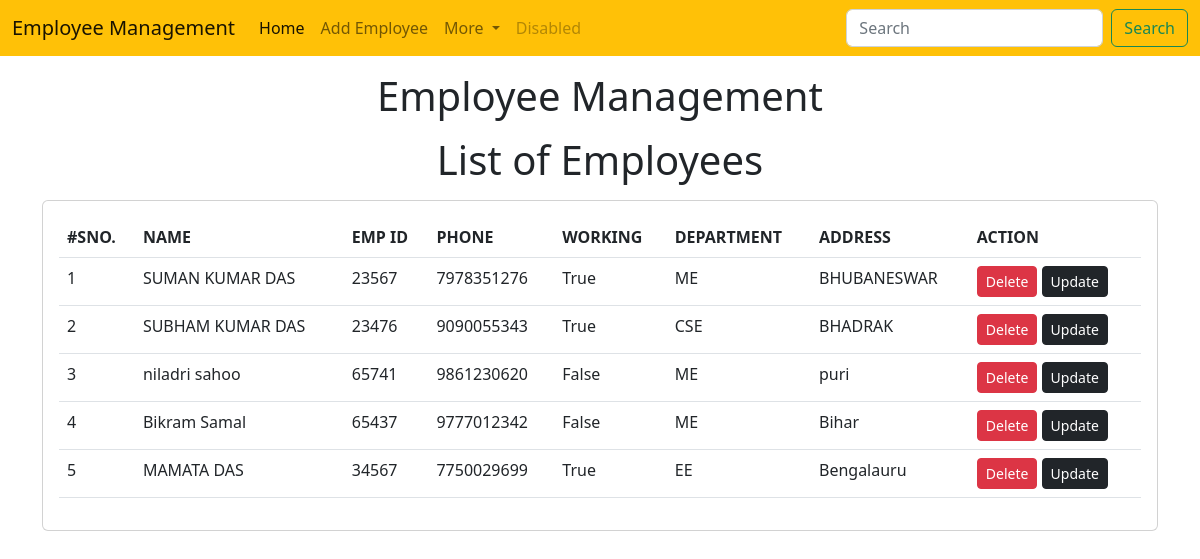
The page /emp/home/ on the database its author committed.
### emp/models.py (models this page shows, shortened)
class Emp(models.Model):
    name=models.CharField(max_length=200)
    emp_id=models.CharField(max_length=200)
    phone=models.CharField(max_length=10)
    address=models.CharField(max_length=150)
    working=models.BooleanField(default=True)
    department=models.CharField(max_length=10)

### emp/views.py (the view)
# urls.py: path("home/",emp_home),
def emp_home(request):
    emps=Emp.objects.all()
    return render(request, "emp/home.html",{
        'emps':emps
    })

### templates/emp/home.html (shortened to what this page needs)
<!DOCTYPE html>
<html lang="en">
  <head>
    <link
      href="https://cdn.jsdelivr.net/npm/bootstrap@5.2.0-beta1/dist/css/bootstrap.min.css"
      rel="stylesheet"
    />
  </head>
  <body>
    {% include 'emp/navbar.html' %}
    <h1 class="text-center my-3">Employee Management</h1>
    <h1 class="text-center my-3">List of Employees</h1>
    <div class="container">
        <div class="row">
          <div class="col-md-12">
            <div class="card">
              <div class="card-body">
                <table class="table">
                  <thead>
                    <tr>
                      <th>#SNO.</th>
                      <th>NAME</th>
                      <th>EMP ID</th>
                      <th>PHONE</th>
                      <th>WORKING</th>
                      <th>DEPARTMENT</th>
                      <th>ADDRESS</th>
                      <th>ACTION</th>
                    </tr>
                  </thead>
                  <tbody>
                    {% for e in emps %}
                  <tr>
                    <td>{{forloop.counter}}</td>
                    <td>{{e.name}}</td>
                    <td>{{e.emp_id}}</td>
                    <td>{{e.phone}}</td>
                    <td>{{e.working}}</td>
                    <td>{{e.department}}</td>
                    <td>{{e.address}}</td>
                    <td>
                      <a href="/emp/delete_emp/{{e.id}}" class="btn btn-danger btn-sm">Delete</a>
                      <a href="/emp/update_emp/{{e.id}}" class="btn btn-dark btn-sm">Update</a>
                    </td>
                  </tr>
                  {% endfor %}
                </tbody>
              </table>
            </div>
          </div>
        </div>
      </div>
    </div>
  </body>
</html>

### templates/emp/navbar.html (shortened to what this page needs)
<nav class="navbar navbar-expand-lg bg-warning">
    <div class="container-fluid">
      <a class="navbar-brand" href="#">Employee Management</a>
      <div class="collapse navbar-collapse" id="navbarSupportedContent">
        <ul class="navbar-nav me-auto mb-2 mb-lg-0">
          <li class="nav-item">
            <a class="nav-link active" aria-current="page" href="/emp/home/">Home</a>
          </li>
          <li class="nav-item">
            <a class="nav-link" href="/emp/add_emp/">Add Employee</a>
          </li>
          <li class="nav-item dropdown">
            <a class="nav-link dropdown-toggle" href="#" role="button" data-bs-toggle="dropdown" aria-expanded="false">
              More
            </a>
          </li>
          <li class="nav-item">
            <a class="nav-link disabled">Disabled</a>
          </li>
        </ul>
        <form class="d-flex" role="search">
          <input class="form-control me-2" type="search" placeholder="Search" aria-label="Search">
          <button class="btn btn-outline-success" type="submit">Search</button>
        </form>
      </div>
    </div>
  </nav>

### rows shown on the page
Emp: name "SUMAN KUMAR DAS", emp_id "23567", phone "7978351276", working "True", department "ME", address "BHUBANESWAR"
Emp: name "SUBHAM KUMAR DAS", emp_id "23476", phone "9090055343", working "True", department "CSE", address "BHADRAK"
Emp: name "niladri sahoo", emp_id "65741", phone "9861230620", working "False", department "ME", address "puri"
Emp: name "Bikram Samal", emp_id "65437", phone "9777012342", working "False", department "ME", address "Bihar"
Emp: name "MAMATA DAS", emp_id "34567", phone "7750029699", working "True", department "EE", address "Bengalauru"
